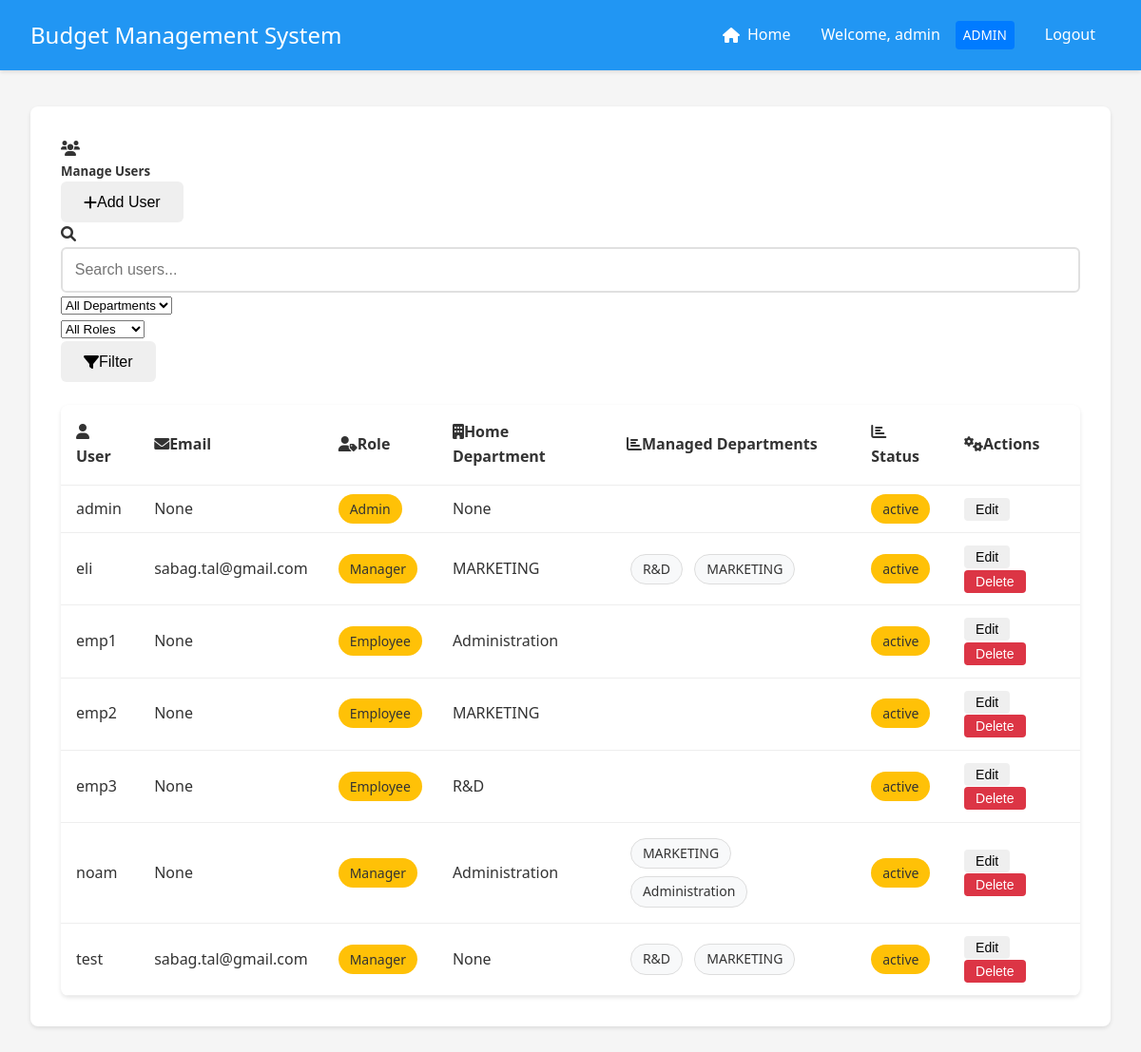
Before: /admin/users (signed in) with the older database file.
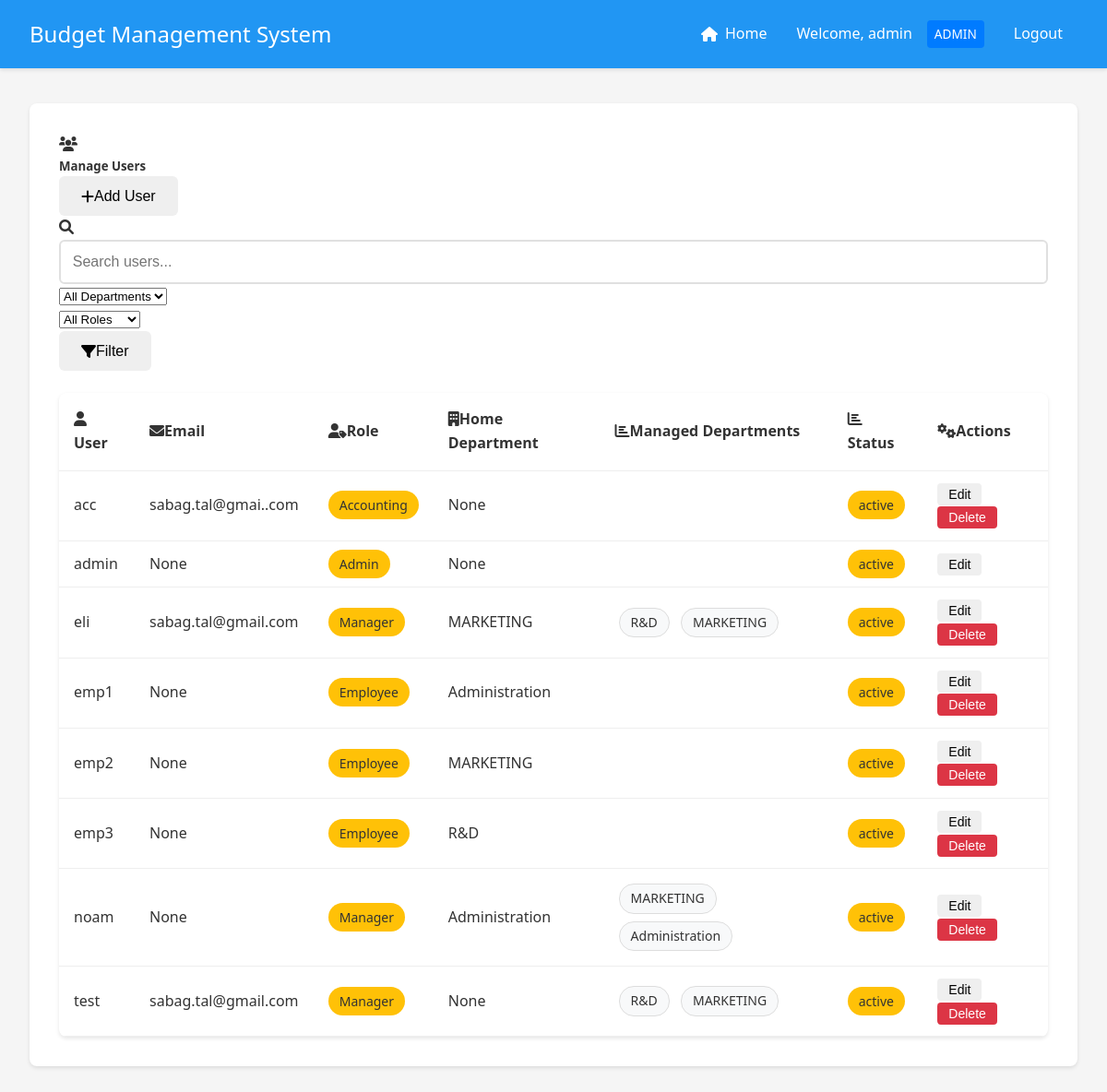
After: the same page with the newer database file.
### app.py (models this page shows, shortened)
class User(UserMixin, db.Model):
    __tablename__ = 'user'
    id = db.Column(db.Integer, primary_key=True)
    username = db.Column(db.String(80), unique=True, nullable=False)
    email = db.Column(db.String(120), unique=False, nullable=False)
    password = db.Column(db.String(120), nullable=False)
    is_manager = db.Column(db.Boolean, default=False)
    is_admin = db.Column(db.Boolean, default=False)
    is_accounting = db.Column(db.Boolean, default=False)
    status = db.Column(db.String(20), default='active')  # active, inactive, pending
    department_id = db.Column(db.Integer, db.ForeignKey('department.id'))
    home_department = db.relationship('Department',
                                    foreign_keys=[department_id],
                                    back_populates='employees')
    managed_departments = db.relationship('Department',
                                       secondary=manager_departments,
                                       backref=db.backref('department_managers', lazy='dynamic'))
    submitted_expenses = db.relationship('Expense',
                                       primaryjoin='User.id==Expense.user_id',
                                       backref='submitter',
                                       lazy=True)
    handled_expenses = db.relationship('Expense',
                                     primaryjoin='User.id==Expense.manager_id',
                                     backref='handler',
                                     lazy=True)

class Department(db.Model):
    __tablename__ = 'department'
    id = db.Column(db.Integer, primary_key=True)
    name = db.Column(db.String(100), nullable=False)
    budget = db.Column(db.Float, default=0.0)
    employees = db.relationship('User', foreign_keys='User.department_id', back_populates='home_department')
    categories = db.relationship('Category', backref='department', lazy=True)

### app.py (the view)
@app.route('/admin/users')
@login_required
def manage_users():
    if not current_user.is_admin:
        flash('Access denied. Admin privileges required.', 'danger')
        return redirect(url_for('index'))
    search = request.args.get('search', '').strip()
    department_filter = request.args.get('department', 'all')
    role_filter = request.args.get('role', 'all')
    query = User.query
    if search:
        search_pattern = f"%{search}%"
        query = query.filter(User.username.like(search_pattern))
    if department_filter != 'all':
        query = query.filter(User.department_id == department_filter)
    if role_filter == 'admin':
        query = query.filter(User.is_admin == True)
    elif role_filter == 'manager':
        query = query.filter(User.is_manager == True)
    elif role_filter == 'employee':
        query = query.filter(User.is_admin == False, User.is_manager == False)
    users = query.order_by(User.username).all()
    departments = Department.query.order_by(Department.name).all()
    return render_template('manage_users.html',
                         users=users,
                         departments=departments,
                         search=search,
                         department_filter=department_filter,
                         role_filter=role_filter)

### app.py (called while the page is built)
@login_manager.user_loader
def load_user(user_id):
    return User.query.get(int(user_id))

### templates/manage_users.html (shortened to what this page needs)
{% extends "base.html" %}
{% block content %}
<div class="container-fluid">
    <div class="row">
        <div class="col-12">
            <div class="card shadow-sm">
                <div class="card-header bg-primary text-white">
                    <div class="d-flex justify-content-between align-items-center mb-2">
                        <div>
                            <i class="fas fa-users me-2"></i>
                            <h5 class="d-inline mb-0">Manage Users</h5>
                        </div>
                        <button class="btn btn-light" onclick="toggleAddUserRow()">
                            <i class="fas fa-plus me-1"></i>Add User
                        </button>
                    </div>
                    <form method="GET" action="{{ url_for('manage_users') }}" class="mt-2">
                        <div class="row g-2">
                            <div class="col-md-5">
                                <div class="input-group">
                                    <span class="input-group-text bg-white">
                                        <i class="fas fa-search"></i>
                                    </span>
                                    <input type="text" class="form-control" name="search"
                                           placeholder="Search users..." value="{{ search }}">
                                </div>
                            </div>
                            <div class="col-md-3">
                                <select class="form-select" name="department">
                                    <option value="all" {% if department_filter == 'all' %}selected{% endif %}>All Departments</option>
                                </select>
                            </div>
                            <div class="col-md-2">
                                <select class="form-select" name="role">
                                    <option value="all" {% if role_filter == 'all' %}selected{% endif %}>All Roles</option>
                                </select>
                            </div>
                            <div class="col-md-2">
                                <button type="submit" class="btn btn-light w-100">
                                    <i class="fas fa-filter me-1"></i>Filter
                                </button>
                            </div>
                        </div>
                    </form>
                </div>
                <div class="card-body">
                    <div class="table-responsive">
                        <table class="table table-hover align-middle">
                            <thead class="table-light">
                                <tr>
                                    <th scope="col"><i class="fas fa-user me-2"></i>User</th>
                                    <th scope="col"><i class="fas fa-envelope me-2"></i>Email</th>
                                    <th scope="col"><i class="fas fa-user-tag me-2"></i>Role</th>
                                    <th scope="col"><i class="fas fa-building me-2"></i>Home Department</th>
                                    <th scope="col"><i class="fas fa-chart-bar me-2"></i>Managed Departments</th>
                                    <th scope="col"><i class="fas fa-chart-bar me-2"></i>Status</th>
                                    <th scope="col" class="text-end"><i class="fas fa-cogs me-2"></i>Actions</th>
                                </tr>
                            </thead>
                            <tbody>
                                {% for user in users %}
                                <tr data-user-id="{{ user.id }}" class="view-row">
                                    <td>{{ user.username }}</td>
                                    <td>{{ user.email }}</td>
                                    <td>
                                        {% if user.is_admin %}
                                        <span class="badge bg-danger">Admin</span>
                                        {% elif user.is_manager %}
                                        <span class="badge bg-warning">Manager</span>
                                        {% elif user.is_accounting %}
                                        <span class="badge bg-success">Accounting</span>
                                        {% else %}
                                        <span class="badge bg-info">Employee</span>
                                        {% endif %}
                                    </td>
                                    <td>{{ user.home_department.name if user.home_department else 'None' }}</td>
                                    <td>
                                        {% if user.is_manager %}
                                        <ul class="managed-departments-list">
                                            {% for dept in user.managed_departments %}
                                            <li>{{ dept.name }}</li>
                                            {% endfor %}
                                        </ul>
                                        {% endif %}
                                    </td>
                                    <td>
                                        <span class="badge bg-{{ 'success' if user.status == 'active' else 'secondary' }}">
                                            {{ user.status }}
                                        </span>
                                    </td>
                                    <td>
                                        <button onclick="startEdit({{ user.id }})" class="button small">Edit</button>
                                        {% if user.id != current_user.id %}
                                        <button onclick="deleteUser({{ user.id }})" class="button small danger">Delete</button>
                                        {% endif %}
                                    </td>
                                </tr>
                                {% endfor %}
                            </tbody>
                        </table>
                    </div>
                </div>
            </div>
        </div>
    </div>
</div>
{% endblock %}

### templates/base.html (shortened to what this page needs)
<!DOCTYPE html>
<html lang="en">
<head>
    <link rel="stylesheet" href="{{ url_for('static', filename='style.css') }}">
    <link href="https://cdnjs.cloudflare.com/ajax/libs/font-awesome/6.0.0/css/all.min.css" rel="stylesheet">
</head>
<body>
    <nav class="navbar">
        <div class="nav-brand">Budget Management System</div>
        <div class="nav-items">
            {% if current_user.is_authenticated %}
                {% if current_user.is_admin %}
                    <a href="{{ url_for('index') }}" class="nav-link">
                        <i class="fas fa-home"></i> Home
                    </a>
                {% endif %}
                <span class="user-info">
                    Welcome, {{ current_user.username }}
                    {% if current_user.is_admin %}
                        <span class="badge admin">ADMIN</span>
                    {% elif current_user.is_manager %}
                        <span class="badge">MANAGER</span>
                    {% elif current_user.is_accounting %}
                        <span class="badge accounting">ACCOUNTING</span>
                    {% endif %}
                </span>
                <a href="{{ url_for('logout') }}" class="nav-link">Logout</a>
            {% else %}
                <a href="{{ url_for('login') }}" class="nav-link">Login</a>
            {% endif %}
        </div>
    </nav>
    <div class="content">
        {% block content %}{% endblock %}
    </div>
</body>
</html>

### static/style.css (style rules this page uses)
:root { --primary-color: #2196F3; --secondary-color: #FFC107; --success-color: #4CAF50; --danger-color: #f44336; --text-color: #333; --bg-color: #f5f5f5; --card-bg: #ffffff; --background-light: #f8f9fa; }
* { margin: 0; padding: 0; box-sizing: border-box; transition: all 0.3s ease; }
body { font-family: 'Segoe UI', Roboto, Arial, sans-serif; background-color: var(--bg-color); color: var(--text-color); line-height: 1.6; }
.card { background-color: var(--card-bg); border-radius: 8px; box-shadow: 0 2px 4px rgba(0,0,0,0.1); padding: 2rem; margin-bottom: 2rem; }
input[type="text"], input[type="password"], input[type="number"], textarea { width: 100%; padding: 0.8rem; border: 2px solid #e0e0e0; border-radius: 6px; font-size: 1rem; transition: border-color 0.3s ease; }
.button, button { display: inline-flex; align-items: center; justify-content: center; padding: 0.8rem 1.5rem; border: none; border-radius: 6px; font-size: 1rem; font-weight: 500; cursor: pointer; text-decoration: none; transition: transform 0.2s ease, box-shadow 0.2s ease; }
table { width: 100%; border-collapse: separate; border-spacing: 0; margin-top: 1.5rem; background-color: var(--card-bg); border-radius: 8px; overflow: hidden; box-shadow: 0 2px 4px rgba(0,0,0,0.1); }
th, td { padding: 1rem; text-align: left; border-bottom: 1px solid #e0e0e0; }
th { background-color: #f8f9fa; font-weight: 600; color: var(--text-color); }
.button.small { padding: 0.4rem 0.8rem; font-size: 0.875rem; }
.navbar { background-color: var(--primary-color); padding: 1rem 2rem; color: white; display: flex; justify-content: space-between; align-items: center; box-shadow: 0 2px 4px rgba(0,0,0,0.1); position: fixed; top: 0; left: 0; right: 0; z-index: 1000; }
.nav-brand { font-size: 1.5rem; font-weight: 500; }
.nav-items { display: flex; align-items: center; gap: 1rem; }
.user-info { display: flex; align-items: center; gap: 0.5rem; }
.badge { background-color: var(--secondary-color); color: var(--text-color); padding: 0.25rem 0.5rem; border-radius: 4px; font-size: 0.8rem; font-weight: 500; }
.nav-link { color: white; text-decoration: none; padding: 0.5rem 1rem; border-radius: 4px; transition: background-color 0.3s; display: flex; align-items: center; gap: 0.5rem; }
.nav-link i { font-size: 1rem; }
.content { padding: 2rem; margin-top: 80px; }
.button.small { font-size: 0.875rem; padding: 0.25rem 0.75rem; border-radius: 4px; }
.button.danger.small { background-color: #dc3545; color: white; border: none; cursor: pointer; transition: background-color 0.2s ease; }
.managed-departments-list { list-style: none; padding: 0; margin: 0; }
.managed-departments-list li { display: inline-block; background-color: var(--background-light); padding: 0.25rem 0.75rem; border-radius: 1rem; font-size: 0.875rem; color: var(--text-color); border: 1px solid #ddd; margin: 0.25rem; }
.button.small { padding: 0.25rem 0.75rem; font-size: 0.875rem; }

### templates/base.html (style rules this page uses)
.badge.admin { background-color: #007bff; color: white; padding: 4px 8px; border-radius: 4px; font-size: 0.85em; font-weight: 500; margin-left: 8px; }

### templates/manage_users.html (style rules this page uses)
.card { border: none; transition: transform 0.2s ease, box-shadow 0.2s ease; }
.table th { font-weight: 600; }
.badge { font-size: 0.875rem; font-weight: 500; padding: 6px 12px; border-radius: 16px; }
.table td { padding: 12px 16px; vertical-align: middle; }
.table > :not(caption) > * > * { background: none; box-shadow: none; border-bottom-color: #eee; }
.managed-departments-list { list-style: none; padding: 0; margin: 0; }
.managed-departments-list li { margin-bottom: 4px; }

Changed rows visible on the page:
added User: username "acc", email "sabag.tal@gmai..com", is_admin "Accounting", home_department "None", status "active"
